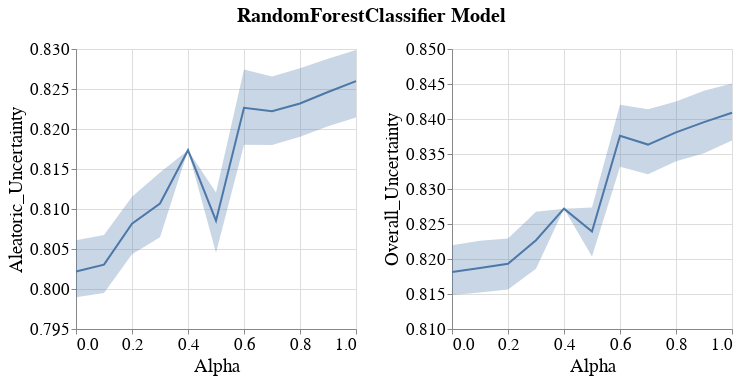

Write notebook code for a chart like this one.
### Code cell
visualizer.create_subgroup_metrics_line_band_plot(model_name=MODEL_NAMES[0],
                                                  subgroup_metrics=['Aleatoric_Uncertainty', 'Overall_Uncertainty'],
                                                  subgroup='race_dis_incorrect')
